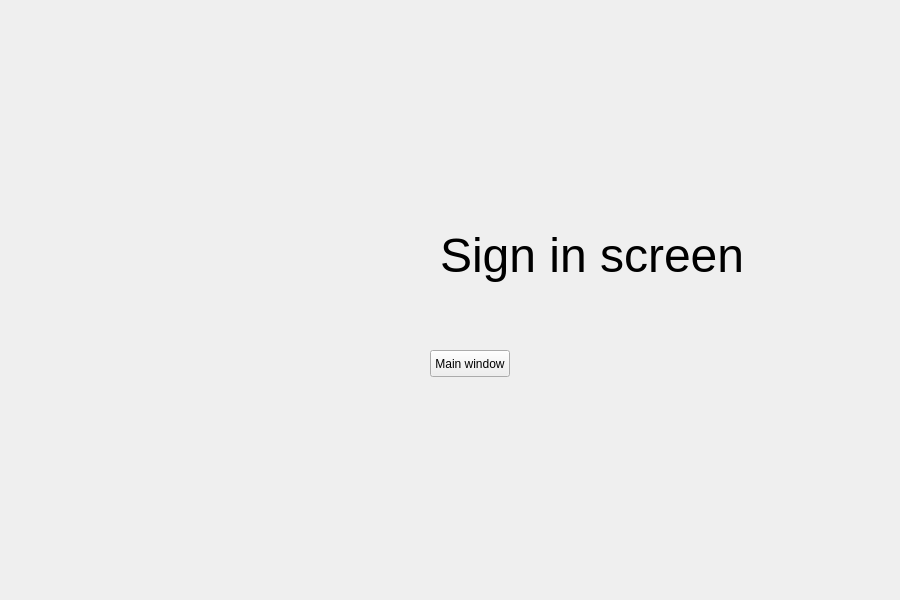
<?xml version="1.0" encoding="UTF-8"?>
<ui version="4.0">
 <class>SignInScreen</class>
 <widget class="QWidget" name="SignInScreen">
  <property name="geometry">
   <rect>
    <x>0</x>
    <y>0</y>
    <width>900</width>
    <height>600</height>
   </rect>
  </property>
  <property name="windowTitle">
   <string>Form</string>
  </property>
  <widget class="QLabel" name="label">
   <property name="geometry">
    <rect>
     <x>440</x>
     <y>210</y>
     <width>351</width>
     <height>91</height>
    </rect>
   </property>
   <property name="font">
    <font>
     <pointsize>36</pointsize>
    </font>
   </property>
   <property name="text">
    <string>Sign in screen</string>
   </property>
  </widget>
  <widget class="QPushButton" name="goMainWindowB">
   <property name="geometry">
    <rect>
     <x>430</x>
     <y>350</y>
     <width>80</width>
     <height>27</height>
    </rect>
   </property>
   <property name="text">
    <string>Main window</string>
   </property>
  </widget>
 </widget>
 <resources/>
 <connections/>
</ui>
